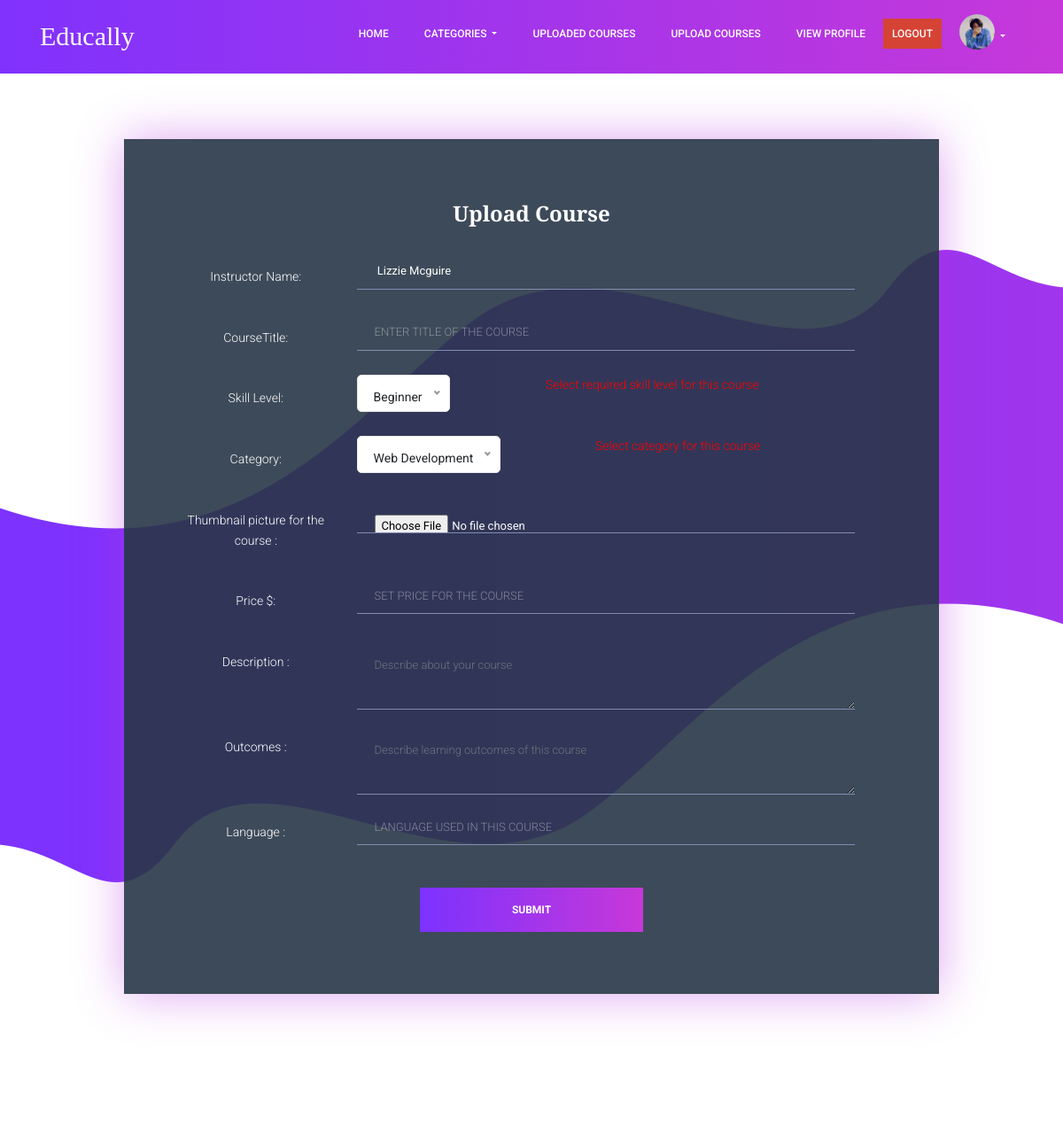
The page /course_upload.php (signed in) on the database its author committed.
### tables this page shows
CREATE TABLE `instructors` (
  `InstructorID` int(11) NOT NULL,
  `InstructorName` varchar(255) NOT NULL,
  `Email` varchar(255) NOT NULL,
  `Password` varchar(255) NOT NULL,
  `ProfilePicture` varchar(255) NOT NULL,
  `About` text NOT NULL,
  `Interestedcategories` text NOT NULL,
  `InstructorSince` date DEFAULT current_timestamp(),
  `status` tinyint(4) NOT NULL
);

### course_upload.php (the view, shortened to what this page needs)
<?php
include('connect.php');
include('header_inst.php');
?>
<!DOCTYPE html>
<html lang="en">
<head>
</head>
<body>
    <section class="registration-area">
        <div class="container">
            <div class="row justify-content-center">
                <div class=" col-lg-10 col-md-12">
                    <div class="course-form-section">
                        <h3 class="text-white">Upload Course</h3>
                        <form class="course-form-area contact-page-form course-form" id="myForm" action="" method="post" enctype="multipart/form-data">
                            <div class=" col-sm-12 col-md-12 col-lg-12" style="color:white; ">
                                <div class=" row form-group col-md-12">
                                    <div class="col-md-3" style="padding-top: 15px;padding-bottom:15px ;">
                                        Instructor Name:
                                    </div>
                                    <div class="col-md-9">
                                        <?php
                                            $iid=$_SESSION['IID'];
                                            $iselect="SELECT * from instructors where InstructorID=$iid";
                                            $istmt=$conn->prepare($iselect);
                                            $istmt->execute();
                                            $ifetch=$istmt->fetch();
                                            $iname=$ifetch['InstructorName'];
                                            echo "<input  type='text' class='form-control' value=' $iname' readonly>";
                                        ?>
                                    </div>
                                </div>
                                <div class=" row form-group col-md-12">
                                    <div class="col-md-3" style="padding-top: 15px;padding-bottom:15px ;">
                                        CourseTitle:
                                    </div>
                                    <div class="col-md-9">
                                        <input type="text" class="form-control"  name="title" placeholder="Enter title of the course" onfocus="this.placeholder = ''" onblur="this.placeholder = 'Name'">
                                    </div>
                                </div>
                                <div class="row form-group col-md-12">
                                    <div class="col-md-3" style="padding-top: 15px;padding-bottom:15px ;">
                                        Skill Level:
                                    </div>
                                    <div class="col-md-9">
                                        <p style="color: red;">Select required skill level for this course</p>
                                    </div>
                                </div>
                                <div class="row form-group col-md-12">
                                    <div class="col-md-3" style="padding-top: 15px;padding-bottom:15px ;">
                                        Category:
                                    </div>
                                    <div class="col-md-9">
                                        <p style="color: red;">Select category for this course</p>
                                    </div>
                                </div>
                                <div class="row form-group col-md-12">
                                    <div class="col-md-3" style="padding-top: 15px;padding-bottom:15px ;">
                                        Thumbnail picture for the course :
                                    </div>
                                    <div class="col-md-9">
                                        <input type="file" class="form-control" name="timg" placeholder="" onfocus="this.placeholder = ''" onblur="this.placeholder = ''">
                                    </div>
                                </div>
                                <div class="row form-group col-md-12">
                                    <div class="col-md-3" style="padding-top: 15px;padding-bottom:15px ;">
                                        Price $:
                                    </div>
                                    <div class="col-md-9">
                                        <input type="number" class="form-control" id="price" name="price" min="0" placeholder="Set price for the course">
                                    </div>
                                </div>
                                <div class="row form-group col-md-12">
                                    <div class="col-md-3" style="padding-top: 15px;padding-bottom:15px ;">
                                        Description :
                                    </div>
                                    <div class="col-md-9">
                                        <textarea class="common-textarea form-control" name="description" placeholder="Describe about your course" onfocus="this.placeholder = ''" onblur="this.placeholder = ''"></textarea>
                                    </div>
                                </div>
                                <div class="row form-group col-md-12">
                                    <div class="col-md-3" style="padding-top: 15px;padding-bottom:15px ;">
                                        Outcomes :
                                    </div>
                                    <div class="col-md-9">
                                        <textarea class="common-textarea form-control" name="outcomes" placeholder="Describe learning outcomes of this course" onfocus="this.placeholder = ''" onblur="this.placeholder = ''"></textarea>
                                    </div>
                                </div>
                                <div class="row form-group col-md-12">
                                    <div class="col-md-3" style="padding-top: 15px;padding-bottom:15px ;">
                                        Language :
                                    </div>
                                    <div class="col-md-9">
                                        <input type="language" class="form-control" name="language" placeholder="language used in this course">
                                    </div>
                                </div>
                                <div class="col-lg-12 text-center">
                                    <button class="btn text-uppercase" name="btnsubmit">Submit</button> <br>
                                </div>
                            </div>
                        </form>
                    </div>
                </div>
            </div>
        </div>
    </section>
</body>
</html>

### header_inst.php (shortened to what this page needs)
<?php
include('connect.php');
if (isset($_SESSION['IID'])) {
    $instructorid = $_SESSION['IID'];
    $selectinst = "SELECT * from instructors where InstructorID=:iid";
    $stmt = $conn->prepare($selectinst);
    $stmt->bindParam(':iid', $instructorid);
    $stmt->execute();
    $idata = $stmt->fetch(PDO::FETCH_BOTH);
    $ipp = $idata['ProfilePicture'];
} else {
    echo "<script>window.alert('Instructor Access Denied! Login first')</script>";
    echo "<script>location='InstructorLogin.php'</script>";
}
?>
<!DOCTYPE html>
<html lang="zxx" class="no-js">
<head>
    <link rel="stylesheet" href="css/linearicons.css" />
    <link rel="stylesheet" href="css/font-awesome.min.css" />
    <link rel="stylesheet" href="css/bootstrap.css" />
    <link rel="stylesheet" href="css/magnific-popup.css" />
    <link rel="stylesheet" href="css/owl.carousel.css" />
    <link rel="stylesheet" href="css/nice-select.css">
    <link rel="stylesheet" href="css/hexagons.min.css" />
    <link rel="stylesheet" href="https://cdn.jsdelivr.net/themify-icons/0.1.2/css/themify-icons.css" />
    <link rel="stylesheet" href="css/main.css" />
</head>
<body>
    <header class="default-header">
        <nav class="navbar navbar-expand-lg  navbar-light">
            <div class="container">
                <a class="navbar-brand" href="index.html" style="color:white;font-family: 'Playfair Display', serif;font-size: 30px;">
                    Educally
                </a>
                <div class="collapse navbar-collapse justify-content-end align-items-center" id="navbarSupportedContent">
                    <ul class="navbar-nav">
                        <li><a href="index.php">Home</a></li>
                        <li class="dropdown">
                            <a class="dropdown-toggle" href="#" data-toggle="dropdown">
                                Categories
                            </a>
                        </li>
                        <li><a href="instructor_courses.php">Uploaded Courses</a></li>
                        <li><a href="instructor_course_upload.php">Upload Courses</a></li>
                        <li><a href="instructor_profile.php">View Profile</a></li>
                        <li><a href="Instructor_Logout.php" style=" padding:10px;background-color:#D54335;">Logout</a></li>
                        <li class="dropdown">
                            <a class="dropdown-toggle" href="#" data-toggle="dropdown">
                                <img style="width:40px; border-radius: 50%;  margin-top:-10px " src="<?php echo $ipp ?>" alt="">
                            </a>
                        </li>
                    </ul>
                </div>
            </div>
        </nav>
    </header>
</body>
</html>

### rows shown on the page
instructors: ProfilePicture (picture), InstructorName "Lizzie Mcguire"
